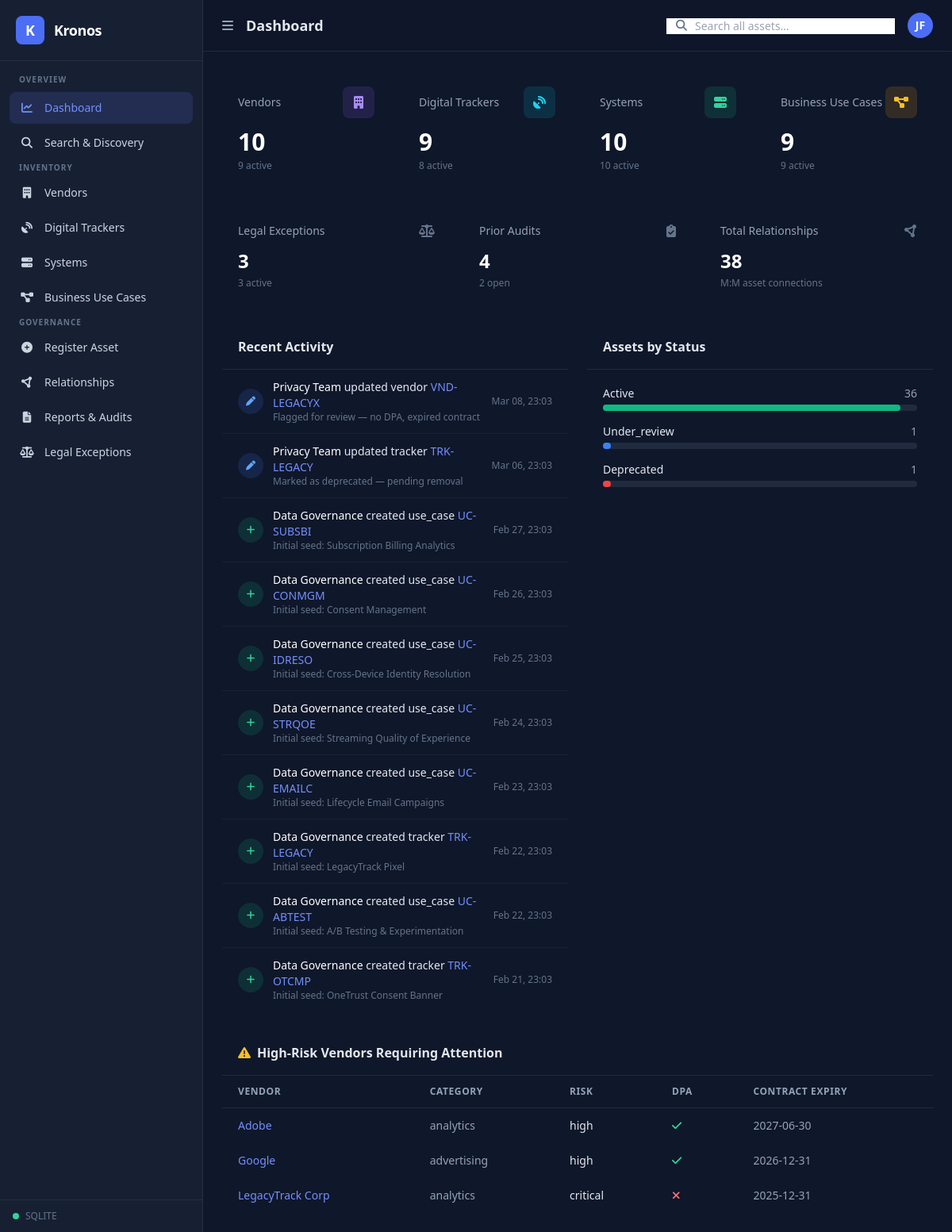
The page / on the database its author committed.
### models.py (models this page shows)
class AssetChangeLog(db.Model):
    __tablename__ = "asset_change_log"
    id = db.Column(db.Integer, primary_key=True)
    asset_type = db.Column(db.String(64), nullable=False)
    asset_id = db.Column(db.String(32), nullable=False)
    action = db.Column(db.String(32), nullable=False)  # created, updated, deboarded
    changed_by = db.Column(db.String(128))
    change_summary = db.Column(db.Text)
    timestamp = db.Column(db.DateTime, default=datetime.utcnow)

class Vendor(db.Model):
    __tablename__ = "vendors"
    id = db.Column(db.Integer, primary_key=True)
    asset_id = db.Column(db.String(32), unique=True, nullable=False)
    name = db.Column(db.String(256), nullable=False)
    vendor_type = db.Column(db.String(128))
    vendor_category = db.Column(db.String(128))
    description = db.Column(db.Text)
    owner = db.Column(db.String(128))
    contract_expiry = db.Column(db.Date)
    data_shared = db.Column(db.Text)
    dpa_in_place = db.Column(db.Boolean, default=False)
    subprocessors = db.Column(db.Text)
    risk_rating = db.Column(db.String(32))
    status = db.Column(db.String(32), default="active")
    region = db.Column(db.String(64))
    created_at = db.Column(db.DateTime, default=datetime.utcnow)
    updated_at = db.Column(db.DateTime, default=datetime.utcnow, onupdate=datetime.utcnow)
    notes = db.Column(db.Text)
    trackers = db.relationship("DigitalTracker", backref="vendor", lazy="dynamic")
    systems = db.relationship("System", backref="vendor", lazy="dynamic")
    use_cases = db.relationship("UseCase", secondary=usecase_vendors, back_populates="vendors")

class DigitalTracker(db.Model):
    __tablename__ = "digital_trackers"
    id = db.Column(db.Integer, primary_key=True)
    asset_id = db.Column(db.String(32), unique=True, nullable=False)
    name = db.Column(db.String(256), nullable=False)
    tracker_type = db.Column(db.String(64))
    purpose = db.Column(db.Text)
    domain_or_platform = db.Column(db.String(256))
    data_collected = db.Column(db.Text)
    placement = db.Column(db.String(128))
    consent_required = db.Column(db.Boolean, default=True)
    retention_period = db.Column(db.String(128))
    privacy_policy_url = db.Column(db.String(512))
    owner = db.Column(db.String(128))
    status = db.Column(db.String(32), default="active")
    region = db.Column(db.String(64))
    vendor_id = db.Column(db.Integer, db.ForeignKey("vendors.id"))
    created_at = db.Column(db.DateTime, default=datetime.utcnow)
    updated_at = db.Column(db.DateTime, default=datetime.utcnow, onupdate=datetime.utcnow)
    notes = db.Column(db.Text)
    use_cases = db.relationship("UseCase", secondary=usecase_trackers, back_populates="trackers")

### app.py (the view)
@app.route("/")
def dashboard():
    counts = dict(
        vendors=Vendor.query.count(),
        vendors_active=Vendor.query.filter_by(status="active").count(),
        trackers=DigitalTracker.query.count(),
        trackers_active=DigitalTracker.query.filter_by(status="active").count(),
        systems=System.query.count(),
        systems_active=System.query.filter_by(status="active").count(),
        use_cases=UseCase.query.count(),
        use_cases_active=UseCase.query.filter_by(status="active").count(),
        legal_exceptions=LegalException.query.count(),
        legal_exceptions_active=LegalException.query.filter_by(status="active").count(),
        audits=PriorAudit.query.count(),
        audits_open=PriorAudit.query.filter(PriorAudit.status.in_(["open", "in_progress"])).count(),
        relationships=(
            db.session.query(usecase_vendors).count()
            + db.session.query(usecase_systems).count()
            + db.session.query(usecase_trackers).count()
        ),
    )
    all_statuses = []
    for model in [Vendor, DigitalTracker, System, UseCase]:
        for row in db.session.query(model.status).all():
            all_statuses.append(row[0] or "active")
    status_breakdown = dict(Counter(all_statuses))
    total_assets = len(all_statuses)
    recent_logs = AssetChangeLog.query.order_by(AssetChangeLog.timestamp.desc()).limit(10).all()
    high_risk_vendors = Vendor.query.filter(Vendor.risk_rating.in_(["high", "critical"])).all()
    return render_template(
        "dashboard.html",
        active_page="dashboard",
        counts=counts,
        status_breakdown=status_breakdown,
        total_assets=total_assets,
        recent_logs=recent_logs,
        high_risk_vendors=high_risk_vendors,
    )

### templates/dashboard.html (shortened to what this page needs)
{% extends "base.html" %}
{% block page_title %}Dashboard{% endblock %}
{% block content %}
<div class="space-y-6">
  <div class="grid grid-cols-1 sm:grid-cols-2 lg:grid-cols-4 gap-4">
    <a href="{{ url_for('inventory', asset_type='vendors') }}" class="stat-card card p-5 block">
      <div class="flex items-center justify-between mb-3">
        <span class="text-sm font-medium text-slate-400">Vendors</span>
        <div class="w-10 h-10 rounded-lg bg-violet-500/15 flex items-center justify-center">
          <i class="fa-solid fa-building text-violet-400"></i>
        </div>
      </div>
      <p class="text-3xl font-bold text-white">{{ counts.vendors }}</p>
      <p class="text-xs text-slate-500 mt-1">{{ counts.vendors_active }} active</p>
    </a>
    <a href="{{ url_for('inventory', asset_type='trackers') }}" class="stat-card card p-5 block">
      <div class="flex items-center justify-between mb-3">
        <span class="text-sm font-medium text-slate-400">Digital Trackers</span>
        <div class="w-10 h-10 rounded-lg bg-cyan-500/15 flex items-center justify-center">
          <i class="fa-solid fa-satellite-dish text-cyan-400"></i>
        </div>
      </div>
      <p class="text-3xl font-bold text-white">{{ counts.trackers }}</p>
      <p class="text-xs text-slate-500 mt-1">{{ counts.trackers_active }} active</p>
    </a>
    <a href="{{ url_for('inventory', asset_type='systems') }}" class="stat-card card p-5 block">
      <div class="flex items-center justify-between mb-3">
        <span class="text-sm font-medium text-slate-400">Systems</span>
        <div class="w-10 h-10 rounded-lg bg-emerald-500/15 flex items-center justify-center">
          <i class="fa-solid fa-server text-emerald-400"></i>
        </div>
      </div>
      <p class="text-3xl font-bold text-white">{{ counts.systems }}</p>
      <p class="text-xs text-slate-500 mt-1">{{ counts.systems_active }} active</p>
    </a>
    <a href="{{ url_for('inventory', asset_type='use_cases') }}" class="stat-card card p-5 block">
      <div class="flex items-center justify-between mb-3">
        <span class="text-sm font-medium text-slate-400">Business Use Cases</span>
        <div class="w-10 h-10 rounded-lg bg-amber-500/15 flex items-center justify-center">
          <i class="fa-solid fa-diagram-project text-amber-400"></i>
        </div>
      </div>
      <p class="text-3xl font-bold text-white">{{ counts.use_cases }}</p>
      <p class="text-xs text-slate-500 mt-1">{{ counts.use_cases_active }} active</p>
    </a>
  </div>
  <div class="grid grid-cols-1 sm:grid-cols-3 gap-4">
    <div class="card p-5">
      <div class="flex items-center justify-between mb-3">
        <span class="text-sm font-medium text-slate-400">Legal Exceptions</span>
        <i class="fa-solid fa-scale-balanced text-slate-500"></i>
      </div>
      <p class="text-2xl font-bold text-white">{{ counts.legal_exceptions }}</p>
      <p class="text-xs text-slate-500 mt-1">{{ counts.legal_exceptions_active }} active</p>
    </div>
    <div class="card p-5">
      <div class="flex items-center justify-between mb-3">
        <span class="text-sm font-medium text-slate-400">Prior Audits</span>
        <i class="fa-solid fa-clipboard-check text-slate-500"></i>
      </div>
      <p class="text-2xl font-bold text-white">{{ counts.audits }}</p>
      <p class="text-xs text-slate-500 mt-1">{{ counts.audits_open }} open</p>
    </div>
    <div class="card p-5">
      <div class="flex items-center justify-between mb-3">
        <span class="text-sm font-medium text-slate-400">Total Relationships</span>
        <i class="fa-solid fa-circle-nodes text-slate-500"></i>
      </div>
      <p class="text-2xl font-bold text-white">{{ counts.relationships }}</p>
      <p class="text-xs text-slate-500 mt-1">M:M asset connections</p>
    </div>
  </div>
  <div class="grid grid-cols-1 lg:grid-cols-2 gap-6">
    <div class="card">
      <div class="px-5 py-4 border-b border-slate-700/50">
        <h2 class="font-semibold">Recent Activity</h2>
      </div>
      <div class="divide-y divide-slate-700/30">
        {% for log in recent_logs %}
        <div class="px-5 py-3 flex items-center gap-3">
          <div class="w-8 h-8 rounded-full flex items-center justify-center text-xs font-bold
            {% if log.action == 'created' %}bg-emerald-500/15 text-emerald-400
            {% elif log.action == 'updated' %}bg-blue-500/15 text-blue-400
            {% else %}bg-red-500/15 text-red-400{% endif %}">
            {% if log.action == 'created' %}<i class="fa-solid fa-plus"></i>
            {% elif log.action == 'updated' %}<i class="fa-solid fa-pen"></i>
            {% else %}<i class="fa-solid fa-xmark"></i>{% endif %}
          </div>
          <div class="flex-1 min-w-0">
            <p class="text-sm"><span class="font-medium text-white">{{ log.changed_by or 'System' }}</span>
              {{ log.action }} {{ log.asset_type }} <span class="text-kronos-400">{{ log.asset_id }}</span></p>
            <p class="text-xs text-slate-500">{{ log.change_summary or '' }}</p>
          </div>
          <span class="text-xs text-slate-500 whitespace-nowrap">{{ log.timestamp.strftime('%b %d, %H:%M') }}</span>
        </div>
        {% else %}
        <div class="px-5 py-8 text-center text-slate-500 text-sm">No activity recorded yet.</div>
        {% endfor %}
      </div>
    </div>
    <div class="card">
      <div class="px-5 py-4 border-b border-slate-700/50">
        <h2 class="font-semibold">Assets by Status</h2>
      </div>
      <div class="p-5 space-y-4">
        {% for status, count in status_breakdown.items() %}
        <div>
          <div class="flex justify-between text-sm mb-1">
            <span class="capitalize">{{ status }}</span>
            <span class="text-slate-400">{{ count }}</span>
          </div>
          <div class="w-full bg-slate-700/50 rounded-full h-2">
            <div class="h-2 rounded-full
              {% if status == 'active' %}bg-emerald-500
              {% elif status == 'inactive' %}bg-gray-500
              {% elif status == 'deprecated' %}bg-red-500
              {% elif status == 'pending' %}bg-amber-500
              {% else %}bg-blue-500{% endif %}"
              style="width: {{ (count / total_assets * 100) if total_assets > 0 else 0 }}%"></div>
          </div>
        </div>
        {% endfor %}
      </div>
    </div>
  </div>
  {% if high_risk_vendors %}
  <div class="card">
    <div class="px-5 py-4 border-b border-slate-700/50 flex items-center gap-2">
      <i class="fa-solid fa-triangle-exclamation text-amber-400"></i>
      <h2 class="font-semibold">High-Risk Vendors Requiring Attention</h2>
    </div>
    <div class="overflow-x-auto">
      <table class="w-full text-sm">
        <thead>
          <tr class="text-left text-xs text-slate-400 uppercase tracking-wider border-b border-slate-700/50">
            <th class="px-5 py-3">Vendor</th>
            <th class="px-5 py-3">Category</th>
            <th class="px-5 py-3">Risk</th>
            <th class="px-5 py-3">DPA</th>
            <th class="px-5 py-3">Contract Expiry</th>
          </tr>
        </thead>
        <tbody>
          {% for v in high_risk_vendors %}
          <tr class="table-row">
            <td class="px-5 py-3">
              <a href="{{ url_for('asset_detail', asset_type='vendor', asset_id=v.asset_id) }}" class="text-kronos-400 hover:text-kronos-300 font-medium">{{ v.name }}</a>
            </td>
            <td class="px-5 py-3 text-slate-400">{{ v.vendor_category or '—' }}</td>
            <td class="px-5 py-3"><span class="badge badge-{{ v.risk_rating }}">{{ v.risk_rating }}</span></td>
            <td class="px-5 py-3">
              {% if v.dpa_in_place %}<span class="text-emerald-400"><i class="fa-solid fa-check"></i></span>
              {% else %}<span class="text-red-400"><i class="fa-solid fa-xmark"></i></span>{% endif %}
            </td>
            <td class="px-5 py-3 text-slate-400">{{ v.contract_expiry.strftime('%Y-%m-%d') if v.contract_expiry else '—' }}</td>
          </tr>
          {% endfor %}
        </tbody>
      </table>
    </div>
  </div>
  {% endif %}
</div>
{% endblock %}

### rows shown on the page
AssetChangeLog: changed_by "Privacy Team", action "updated", asset_type "vendor", asset_id "VND-LEGACYX", change_summary "Flagged for review — no DPA, expired contract", timestamp "Mar 08, 23:03"
AssetChangeLog: changed_by "Privacy Team", action "updated", asset_type "tracker", asset_id "TRK-LEGACY", change_summary "Marked as deprecated — pending removal", timestamp "Mar 06, 23:03"
AssetChangeLog: changed_by "Data Governance", action "created", asset_type "use_case", asset_id "UC-SUBSBI", change_summary "Initial seed: Subscription Billing Analytics", timestamp "Feb 27, 23:03"
AssetChangeLog: changed_by "Data Governance", action "created", asset_type "use_case", asset_id "UC-CONMGM", change_summary "Initial seed: Consent Management", timestamp "Feb 26, 23:03"
AssetChangeLog: changed_by "Data Governance", action "created", asset_type "use_case", asset_id "UC-IDRESO", change_summary "Initial seed: Cross-Device Identity Resolution", timestamp "Feb 25, 23:03"
AssetChangeLog: changed_by "Data Governance", action "created", asset_type "use_case", asset_id "UC-STRQOE", change_summary "Initial seed: Streaming Quality of Experience", timestamp "Feb 24, 23:03"
AssetChangeLog: changed_by "Data Governance", action "created", asset_type "use_case", asset_id "UC-EMAILC", change_summary "Initial seed: Lifecycle Email Campaigns", timestamp "Feb 23, 23:03"
AssetChangeLog: changed_by "Data Governance", action "created", asset_type "tracker", asset_id "TRK-LEGACY", change_summary "Initial seed: LegacyTrack Pixel", timestamp "Feb 22, 23:03"
AssetChangeLog: changed_by "Data Governance", action "created", asset_type "use_case", asset_id "UC-ABTEST", change_summary "Initial seed: A/B Testing & Experimentation", timestamp "Feb 22, 23:03"
AssetChangeLog: changed_by "Data Governance", action "created", asset_type "tracker", asset_id "TRK-OTCMP", change_summary "Initial seed: OneTrust Consent Banner", timestamp "Feb 21, 23:03"
Vendor: status "Active", count "36", name "Adobe", vendor_category "analytics", risk_rating "high", dpa_in_place True (drawn), contract_expiry "2027-06-30"
Vendor: status "Under_review", count "1", name "LegacyTrack Corp", vendor_category "analytics", risk_rating "critical", dpa_in_place False (drawn), contract_expiry "2025-12-31"
DigitalTracker: status "Deprecated", consent_required "1"
Vendor: name "Google", vendor_category "advertising", risk_rating "high", dpa_in_place True (drawn), contract_expiry "2026-12-31"

### other values the page prints
{{ db_backend | upper }} "SQLITE"
{{ counts.vendors }} "10"
{{ counts.vendors_active }} "9"
{{ counts.trackers }} "9"
{{ counts.trackers_active }} "8"
{{ counts.systems }} "10"
{{ counts.systems_active }} "10"
{{ counts.use_cases }} "9"
{{ counts.use_cases_active }} "9"
{{ counts.legal_exceptions }} "3"
{{ counts.legal_exceptions_active }} "3"
{{ counts.audits }} "4"
{{ counts.audits_open }} "2"
{{ counts.relationships }} "38"
